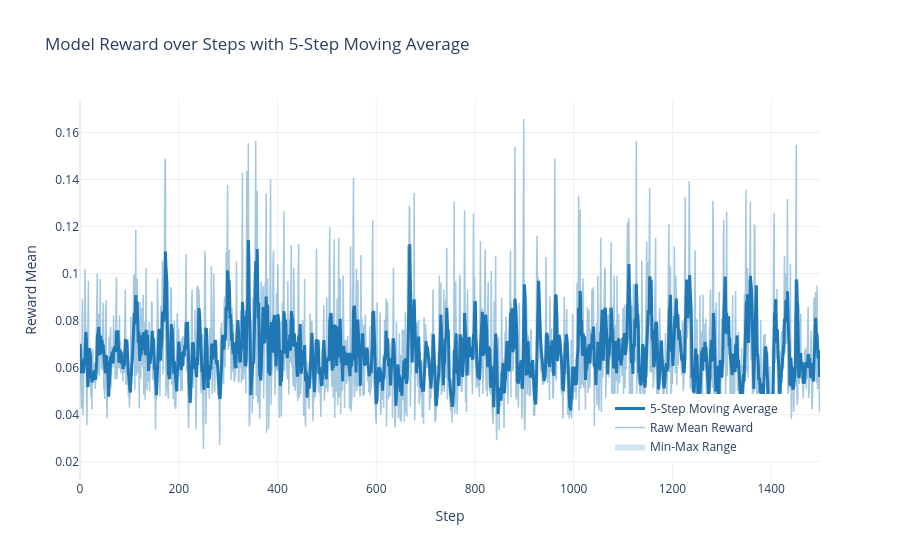

Notebook cell for this chart:
### Code cell
import pandas as pd
import plotly.graph_objects as go

# Assuming your dataframe is named `df`, for example:
# df = pd.read_csv('your_metrics.csv')

# Column names based on your provided dataframe
col_step = "Step"
col_mean = "lux_v2_mappo_seq - collection/reward/reward_mean"
col_min = "lux_v2_mappo_seq - collection/reward/reward_mean__MIN"
col_max = "lux_v2_mappo_seq - collection/reward/reward_mean__MAX"

# 计算 5-step 移动平均 (calculate 5-step rolling moving average)
# We use min_periods=1 so that the first 4 steps don't become NaN values
df = dataframe
df['moving_avg_5'] = df[col_mean].rolling(window=5, min_periods=1).mean()

# Initialize the plotly figure
fig = go.Figure()

# 1. Add MAX line (invisible boundary for the shaded fill)
fig.add_trace(go.Scatter(
    x=df[col_step],
    y=df[col_max],
    mode='lines',
    line=dict(width=0),
    showlegend=False,
    hoverinfo='skip'
))

# 2. Add MIN line (fills down to the MAX line above it to create the band)
fig.add_trace(go.Scatter(
    x=df[col_step],
    y=df[col_min],
    mode='lines',
    line=dict(width=0),
    fill='tonexty',
    fillcolor='rgba(31, 119, 180, 0.2)', # semi-transparent blue band
    name='Min-Max Range'
))

# 3. Add the raw mean line (plotted with lower opacity so it doesn't distract from the moving average)
fig.add_trace(go.Scatter(
    x=df[col_step],
    y=df[col_mean],
    mode='lines',
    line=dict(color='rgba(31, 119, 180, 0.4)', width=1.5),
    name='Raw Mean Reward'
))

# 4. Add the 5-step moving average line (main solid line)
fig.add_trace(go.Scatter(
    x=df[col_step],
    y=df['moving_avg_5'],
    mode='lines',
    line=dict(color='rgba(31, 119, 180, 1.0)', width=3),
    name='5-Step Moving Average'
))

# Update layout to make it look professional
fig.update_layout(
    title='Model Reward over Steps with 5-Step Moving Average',
    xaxis_title='Step',
    yaxis_title='Reward Mean',
    template='plotly_white',
    hovermode='x unified', # Shows all trace values when hovering over a specific x-axis point
    legend=dict(
        yanchor="bottom",
        y=0.05,
        xanchor="right",
        x=0.95
    )
)

# Display the interactive plot
fig.show()

### Figure 1 — Plotly figure (JSON) as saved in the notebook; plotly's stock layout.template omitted (floating-point values rounded to 4 significant figures; data arrays with more than 128 entries replaced by an {"elided": "..."} marker saying what was removed)
{"data": [{"hoverinfo": "skip", "line": {"width": 0}, "mode": "lines", "showlegend": false, "type": "scatter", "x": {"elided": "1500 int values"}, "y": {"elided": "1500 float values"}}, {"fill": "tonexty", "fillcolor": "rgba(31, 119, 180, 0.2)", "line": {"width": 0}, "mode": "lines", "name": "Min-Max Range", "type": "scatter", "x": {"elided": "1500 int values"}, "y": {"elided": "1500 float values"}}, {"line": {"color": "rgba(31, 119, 180, 0.4)", "width": 1.5}, "mode": "lines", "name": "Raw Mean Reward", "type": "scatter", "x": {"elided": "1500 int values"}, "y": {"elided": "1500 float values"}}, {"line": {"color": "rgba(31, 119, 180, 1.0)", "width": 3}, "mode": "lines", "name": "5-Step Moving Average", "type": "scatter", "x": {"elided": "1500 int values"}, "y": {"elided": "1500 float values"}}], "layout": {"hovermode": "x unified", "legend": {"x": 0.95, "xanchor": "right", "y": 0.05, "yanchor": "bottom"}, "title": {"text": "Model Reward over Steps with 5-Step Moving Average"}, "xaxis": {"title": {"text": "Step"}}, "yaxis": {"title": {"text": "Reward Mean"}}}}
